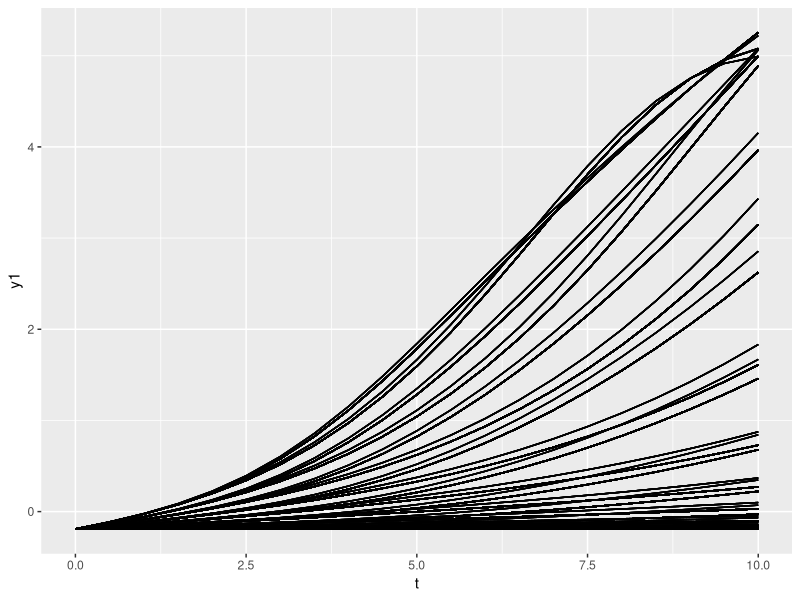
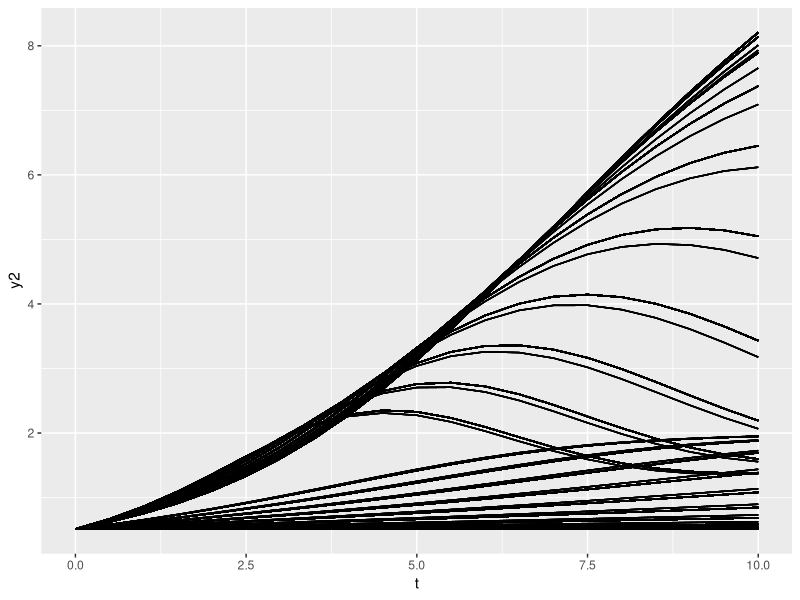
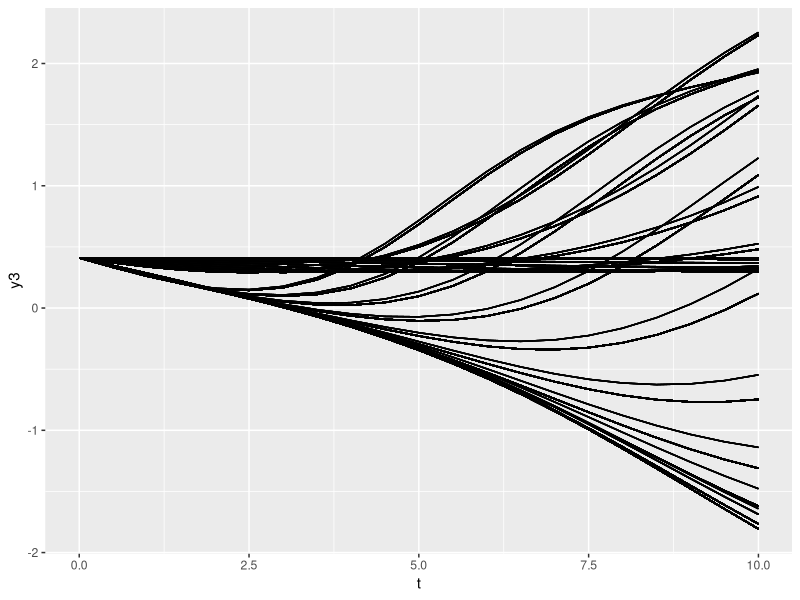

Here is the R script that generated these plots, in order: (Note: this script raises an error after producing the figures.)

require(data.table)
require(deSolve)
require(magrittr)

require(ggplot2)


# Create a multivariate function with specified properties:
#   tmax: maximum time
#   multiplicities: number of correlations each parameter has
#   degrees: polynomial degree of each parameter
#   dimension: the dimension of the output
#   returns a multivariate function of the vector of parameters and time
makeGenerator <- function(multiplicities, degrees, dimension) {

    single <- function(degree) {
      x0 <- runif(1)
      z0 <- runif(1)
      function(x) {
          if (x < x0)
              0
          else
              z0 * (x - x0)^degree
      }
    }
  
    locations <- lapply(multiplicities, function(m) sample(1:dimension, m))
    functions <- lapply(degrees, single)
    
    start <- runif(dimension, -0.25, 0.75)
    coefs <- matrix(runif(dimension^2, -0.25, 0.75), dimension, dimension)    
    shift <- matrix(runif(dimension^2, -0.25, 0.75), dimension, dimension)
    
    function(x, ts) {
        z <- rep(0, dimension)
        for (i in 1:length(locations))
            for (j in locations[[i]])
                z[j] <- z[j] + functions[[i]](x[i])
        ode(start, ts, function(t, y, params) {list((coefs %*% y) * z * (1 - ((shift %*% y) * z)))})
    }
    
}


runCases <- function(f, xs, ts) {
    result <- NULL
    for (i in 1:nrow(xs))
        result <- rbind(
            result,
            data.table(
                case=xs[i, case],
                f(as.numeric(xs[i, .(x1, x2, x3)]), ts)
            )
        )
    result[, .(
        case,
        t=time,
        y1=`1`,
        y2=`2`,
        y3=`3`
    )]
}

RNGkind("Mersenne-Twister", "Inversion", "Rejection")

set.seed(46)

f <- makeGenerator(c(2, 2, 3), c(0, 1, 2), 3)

ts <- seq(0, 10, 0.5)

xs <- data.table(
        cbind(
        case=1:11^3,
        expand.grid(
            x1=seq(0, 1, 0.1),
            x2=seq(0, 1, 0.1),
            x3=seq(0, 1, 0.1)
        )
    )
)
xs %>% dim

xs %>% summary

ys <- runCases(f, xs, ts)
ys %>% dim

ys %>% summary

ggplot(ys, aes(x=t, y=y1, group=case)) + geom_line()

ggplot(ys, aes(x=t, y=y2, group=case)) + geom_line()

ggplot(ys, aes(x=t, y=y3, group=case)) + geom_line()

write.csv(xs, file="xs-3d-20200322a.csv", row.names=FALSE)
write.csv(ys, file="ys-3d-20200322a.csv", row.names=FALSE)

xs2d <- xs[x3 == 0.8, .(case, x1, x2)]
xs2d %>% dim

ys2d <- merge(xs2d, ys, on=case)[, .(case, t, y1, y2)]

ys2d %>% dim

ggplot(ys2d, aes(x=t, y=y1, group=case)) + geom_line()

ggplot(ys2d, aes(x=t, y=y2, group=case)) + geom_line()

write.csv(xs2d, file="xs-2d-20200322a.csv", row.names=FALSE)
write.csv(ys2d, file="ys-2d-20200322a.csv", row.names=FALSE)
